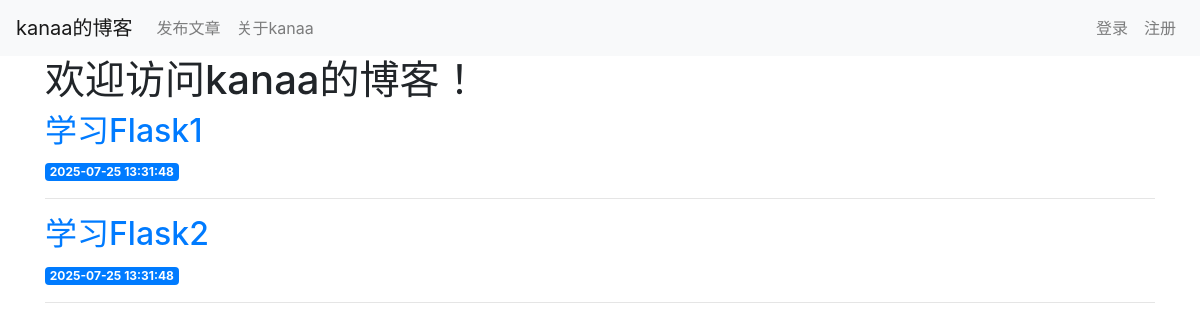
The page / on the database its author committed.
### tables this page shows
CREATE TABLE posts
(
    id      INTEGER PRIMARY KEY AUTOINCREMENT,
    created TIMESTAMP NOT NULL DEFAULT CURRENT_TIMESTAMP,
    title   TEXT      NOT NULL,
    content TEXT      NOT NULL,
    author_id INTEGER,
    FOREIGN KEY (author_id) REFERENCES users(id)
);

### blog.py (the view)
@app.route('/')
def index():  # put application's code here
    conn = get_db_conn()
    posts = conn.execute("SELECT * FROM posts order by created desc").fetchall()
    return render_template('index.html', posts=posts)

### blog.py (called while the page is built)
def get_db_conn():
    conn = sqlite3.connect('database.db')
    conn.row_factory = sqlite3.Row
    return conn

### templates/index.html
{% extends 'base.html' %}
{% block content %}
    <h1>{% block title %} 欢迎访问kanaa的博客！ {% endblock %}</h1>
    {% for post in posts %}
         <a href="{{ url_for('post', post_id=post['id']) }}">
            <h2>{{ post['title'] }}</h2>
         </a>
        <span class="badge badge-primary">{{ post['created'] }}</span>
        <hr>
    {% endfor %}
{% endblock %}

### rows shown on the page
posts: title "学习Flask1", created "2025-07-25 13:31:48"
posts: title "学习Flask2", created "2025-07-25 13:31:48"
